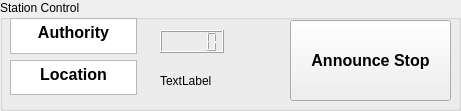
     <widget class="QGroupBox" name="groupBox">
      <property name="geometry">
       <rect>
        <x>20</x>
        <y>240</y>
        <width>461</width>
        <height>111</height>
       </rect>
      </property>
      <property name="title">
       <string>Station Control</string>
      </property>
      <widget class="QLCDNumber" name="authority_display">
       <property name="geometry">
        <rect>
         <x>160</x>
         <y>30</y>
         <width>64</width>
         <height>23</height>
        </rect>
       </property>
      </widget>
      <widget class="QLabel" name="station_display">
       <property name="geometry">
        <rect>
         <x>160</x>
         <y>60</y>
         <width>121</width>
         <height>41</height>
        </rect>
       </property>
       <property name="text">
        <string>TextLabel</string>
       </property>
      </widget>
      <widget class="QTextBrowser" name="location_txt">
       <property name="geometry">
        <rect>
         <x>10</x>
         <y>60</y>
         <width>127</width>
         <height>35</height>
        </rect>
       </property>
       <property name="html">
        <string>&lt;!DOCTYPE HTML PUBLIC &quot;-//W3C//DTD HTML 4.0//EN&quot; &quot;http://www.w3.org/TR/REC-html40/strict.dtd&quot;&gt;
&lt;html&gt;&lt;head&gt;&lt;meta name=&quot;qrichtext&quot; content=&quot;1&quot; /&gt;&lt;meta charset=&quot;utf-8&quot; /&gt;&lt;style type=&quot;text/css&quot;&gt;
p, li { white-space: pre-wrap; }
hr { height: 1px; border-width: 0; }
li.unchecked::marker { content: &quot;\2610&quot;; }
li.checked::marker { content: &quot;\2612&quot;; }
&lt;/style&gt;&lt;/head&gt;&lt;body style=&quot; font-family:'Segoe UI'; font-size:9pt; font-weight:400; font-style:normal;&quot;&gt;
&lt;p align=&quot;center&quot; style=&quot; margin-top:0px; margin-bottom:0px; margin-left:0px; margin-right:0px; -qt-block-indent:0; text-indent:0px;&quot;&gt;&lt;span style=&quot; font-size:12pt; font-weight:700;&quot;&gt;Location&lt;/span&gt;&lt;/p&gt;&lt;/body&gt;&lt;/html&gt;</string>
       </property>
      </widget>
      <widget class="QTextBrowser" name="authority_txt">
       <property name="geometry">
        <rect>
         <x>10</x>
         <y>18</y>
         <width>127</width>
         <height>36</height>
        </rect>
       </property>
       <property name="html">
        <string>&lt;!DOCTYPE HTML PUBLIC &quot;-//W3C//DTD HTML 4.0//EN&quot; &quot;http://www.w3.org/TR/REC-html40/strict.dtd&quot;&gt;
&lt;html&gt;&lt;head&gt;&lt;meta name=&quot;qrichtext&quot; content=&quot;1&quot; /&gt;&lt;meta charset=&quot;utf-8&quot; /&gt;&lt;style type=&quot;text/css&quot;&gt;
p, li { white-space: pre-wrap; }
hr { height: 1px; border-width: 0; }
li.unchecked::marker { content: &quot;\2610&quot;; }
li.checked::marker { content: &quot;\2612&quot;; }
&lt;/style&gt;&lt;/head&gt;&lt;body style=&quot; font-family:'Segoe UI'; font-size:9pt; font-weight:400; font-style:normal;&quot;&gt;
&lt;p align=&quot;center&quot; style=&quot; margin-top:0px; margin-bottom:0px; margin-left:0px; margin-right:0px; -qt-block-indent:0; text-indent:0px;&quot;&gt;&lt;span style=&quot; font-size:12pt; font-weight:700;&quot;&gt;Authority&lt;/span&gt;&lt;/p&gt;&lt;/body&gt;&lt;/html&gt;</string>
       </property>
      </widget>
      <widget class="QPushButton" name="station_button">
       <property name="geometry">
        <rect>
         <x>290</x>
         <y>20</y>
         <width>161</width>
         <height>81</height>
        </rect>
       </property>
       <property name="font">
        <font>
         <pointsize>12</pointsize>
         <bold>true</bold>
        </font>
       </property>
       <property name="text">
        <string>Announce Stop</string>
       </property>
      </widget>
     </widget>
